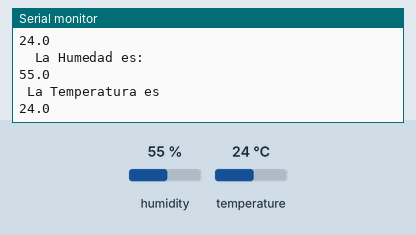
A sketch run on a simulated Arduino Uno, built with avr-gcc and run on an emulated ATmega328P. On the bench: the last lines printed to the serial monitor. The test bench sets the inputs (shaded band); at power-on: humidity 55 %, temperature 24 °C.

Above: at 2.8 s.
2.9 s: humidity set to 22 %
At 4.6 s:
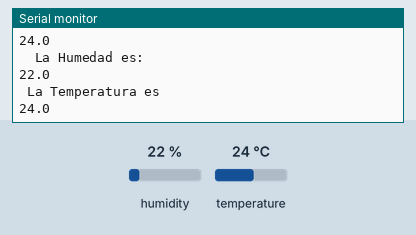
5.6 s: temperature set to 12 °C
At 7.0 s:
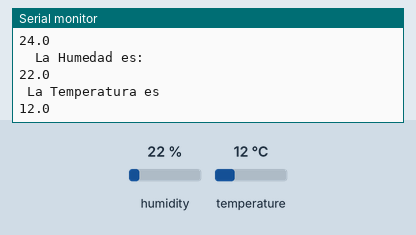
8.3 s: humidity set to 40 %
At 10.6 s:
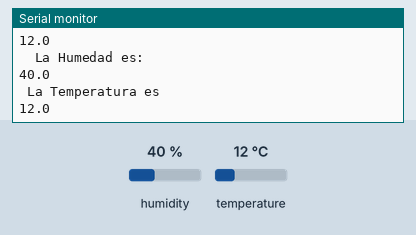
Timing chart, 0 to 12.1 s (numbered marks = the images above; inputs shaded):
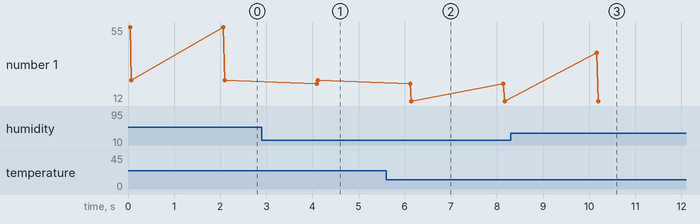

The sketch:

clase6_desafio6.ino
```cpp
#include <dht.h>

dht DHT;
# define DHT11_PIN 8

int chk;

void setup() {
  // put your setup code here, to run once:
  Serial.begin(9600);
  Serial.println("inicio");

}

void loop() {
  // put your main code here, to run repeatedly:
  chk = DHT.read11(DHT11_PIN);
  Serial.println("  La Humedad es:  ");
  Serial.println(DHT.humidity, 1);
  Serial.println(" La Temperatura es");
  Serial.println(DHT.temperature, 1);
  delay(2000);


}
```

Measured:
- after the input at 2.9 s, the serial monitor: prints a new line after 1.2 s (image 1)
- after the input at 5.6 s, the serial monitor: prints a new line after 0.54 s (image 2)
- after the input at 8.3 s, the serial monitor: prints a new line after 1.9 s (image 3)
- plotted number 1: 24 → 12 after the input at 5.6 s
